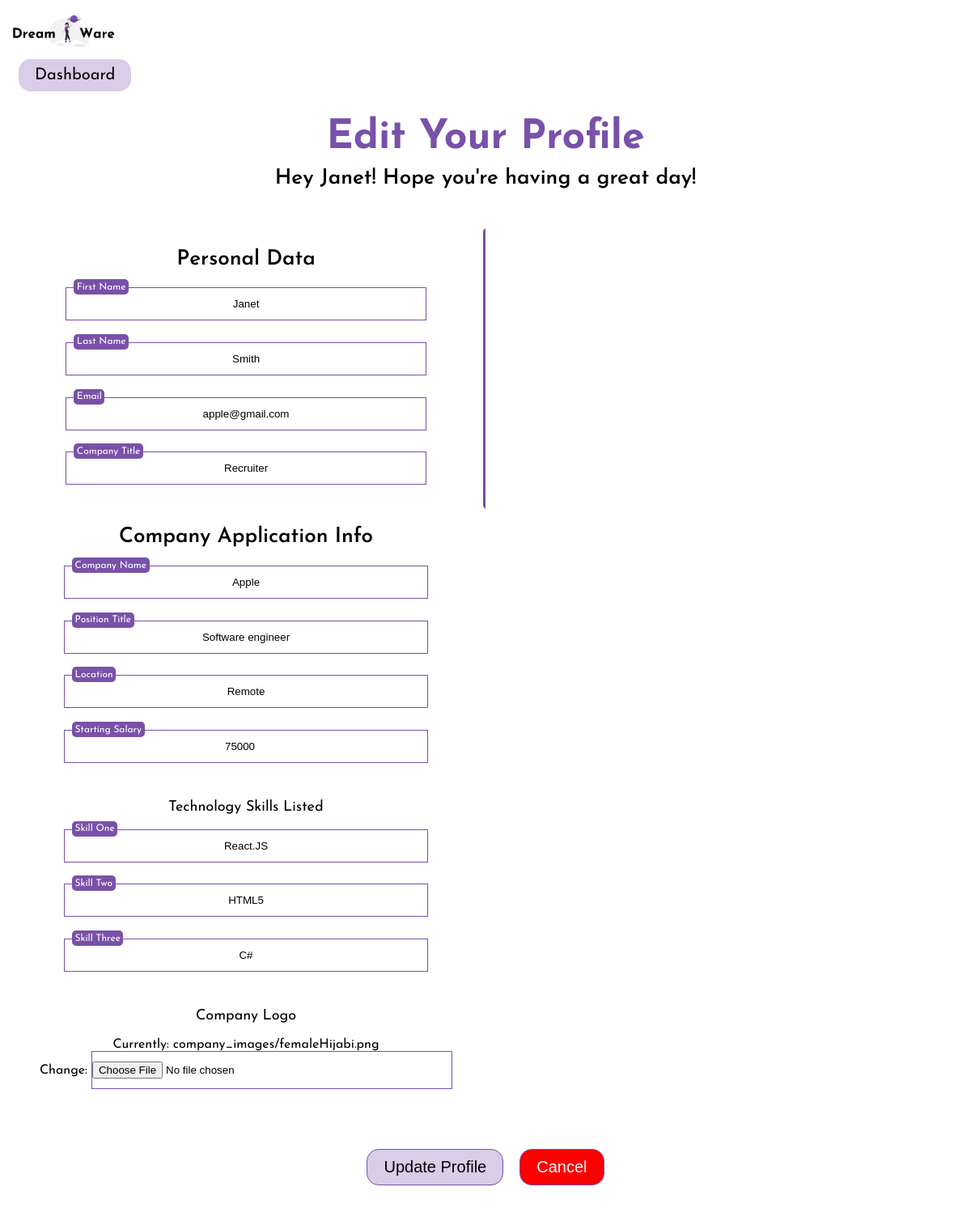
The page /companyProfile/ (signed in) on the database its author committed.
### dashboard/models.py (models this page shows, shortened)
class CustomUser(AbstractBaseUser, PermissionsMixin):
    def validate_email(value):
        valid_emails = [
            '@gmail.com',
            '@outlook.com',
            '@yahoo.com',
            '@protonmail.com',
            '@aol.com',
            '@icloud.com',
        ]
        for x in valid_emails:
            if x in value:
                return value
            else:
                raise ValidationError("Email Field only accepts gmail, outlook, yahoo, aol and icloud addressees.")
    username = None
    email = models.EmailField(blank = False, unique = True, validators=[validate_email])
    first_name = models.CharField(blank = False,max_length=50)
    last_name = models.CharField(blank = False,max_length=50)
    is_admin = models.BooleanField(default = False)
    is_staff = models.BooleanField(default=False)
    is_active = models.BooleanField(default=True)
    is_company = models.BooleanField(blank=False,default=False)#Monitors companies active on platform
    date_joined = models.DateTimeField(default=timezone.now)
    USERNAME_FIELD = 'email'
    REQUIRED_FIELDS = ['first_name','last_name']
    objects = CustomUserManager()

class Companies(models.Model):
    user = models.OneToOneField(CustomUser, on_delete=models.CASCADE)
    email = models.EmailField()
    first_name = models.CharField(blank=False,max_length=50)
    last_name = models.CharField(blank=False,max_length=50)
    company_title = models.CharField(max_length=100)
    company_name =  models.CharField(max_length=60)
    company_logo = models.ImageField(default="defaultuser.png",upload_to="company_images") #upload to images folder in database
    position_title = models.CharField(max_length=60)
    salary = models.IntegerField(null=True, blank=True)#MUST BE STARTING SALARY
    location = models.CharField(max_length=65)
    skill_one = models.CharField(max_length=100)
    skill_two = models.CharField(max_length=100)
    skill_three = models.CharField(max_length=100)
    '''class Meta:
        permissions = [
            ("is_company", "Is a company"),
        ]'''

### dashboard/views.py (the view)
# urls.py: path('companyProfile/', views.companyProfile, name='companyProfile'),
@login_required(login_url='/login/')
def companyProfile(request):
    if request.user.is_company is True:# or request.user.is_superuser: #CAN ADD IF ADMIN NEEDS ACCESS
        if request.method == 'POST':
            user_form = UpdateUserForm(request.POST, instance=request.user)
            profile_form = CompanyProfileForm(request.POST,request.FILES, instance=request.user.companies, )
            if user_form.is_valid() and profile_form.is_valid():
                user_form.save()
                profile_form.save()
                messages.success(request, 'Your profile was updated successfully')
                return redirect('companyProfile')
            else:
                return render(request, "companyProfile.html",
                    {
                    'user_form': user_form,
                    'profile_form': profile_form,
                    }
                )
        else:
            user_form = UpdateUserForm(instance=request.user)
            profile_form = CompanyProfileForm(instance=request.user.companies)
        return render(request, 'companyProfile.html',
            {
                'user_form': user_form,
                'profile_form': profile_form,
            }
        )
    else:
        raise PermissionDenied()

### dashboard/forms.py
class UpdateUserForm(forms.ModelForm):
    first_name = forms.CharField(max_length=50)
    last_name = forms.CharField(max_length=50)
    email = forms.EmailField()
    class Meta:
        model = CustomUser
        fields = ('first_name','last_name', 'email',)

class CompanyProfileForm(forms.ModelForm):
    first_name = forms.CharField()
    last_name = forms.CharField()
    company_name = forms.CharField()
    company_logo = forms.ImageField()
    company_title = forms.CharField()
    position_title = forms.CharField()
    location = forms.CharField(max_length=50,widget=forms.TextInput(attrs={'placeholder': 'Location'}))
    salary = forms.IntegerField()
    skill_one = forms.CharField()
    skill_two = forms.CharField()
    skill_three = forms.CharField()
    class Meta:
        model = Companies
        fields = (
            'first_name','last_name','company_logo','company_title','company_name','position_title',
            'location','salary','skill_one','skill_two',
            'skill_three'
        )

### templates/companyProfile.html (shortened to what this page needs)
<!DOCTYPE html>
<html lang="en">
    <head>
        {% load static %}
        <link rel="stylesheet" href="{% static 'style.css' %}">
    </head>
    <body>
        <main>
            <a href="/"><img src="/static/images/dreamwareLogo.png" height="12%" width="12%"></a>
            <section class="homeBtn">
                <a href="/companyDashboard" class="btn-main">Dashboard</a>
            </section>
            <section class="updateUser-title">
                <h1>Edit Your Profile</h1>
                <h2 class="subtitle">Hey {{user.first_name}}! Hope you're having a great day!</h2>
            </section>
            <form  method="POST" enctype="multipart/form-data" >
                <section class="updateProfileSection">
                    <section class="userData-panel">
                        <h2>Personal Data</h2>
                        <label class="input-labels" for={ user_form.first_name }>First Name</label>
                        {{ user_form.first_name }}<br>
                        <label class="input-labels" for={ user_form.last_name }>Last Name</label>
                        {{ user_form.last_name }} <br>
                        <label class="input-labels" for={ user_form.email }>Email</label>
                        {{ user_form.email }} <br>
                        <label class="input-labels" for={ profile_form.company_title }>Company Title</label>
                        {{ profile_form.company_title }} <br>
                    </section>
                    <section class="memberData-panel">
                        <h2>Company Application Info</h2>
                        <label class="input-labels" for={ profile_form.company_name }>Company Name</label>
                        {{ profile_form.company_name }} <br>
                        <label class="input-labels" for={ profile_form.position_title }> Position Title</label>
                        {{ profile_form.position_title }} <br>
                        <label class="input-labels" for={ profile_form.location }>Location</label>
                        {{ profile_form.location }} <br>
                        <label class="input-labels" for={ profile_form.salary }> Starting Salary </label>
                        {{ profile_form.salary }} <br>
                        <p>Technology Skills Listed</p>
                        <label class="input-labels" for={ profile_form.skill_one }>Skill One</label>
                        {{ profile_form.skill_one }} <br>
                        <label class="input-labels" for={ profile_form.skill_two }>Skill Two</label>
                        {{ profile_form.skill_two }} <br>
                        <label class="input-labels" for={ profile_form.skill_three}>Skill Three</label>
                        {{ profile_form.skill_three }} <br>
                        <p>Company Logo</p>
                        {{ profile_form.company_logo }} <br>
                    </section>
                </section>
                <section class="updateUserInput">
                    <input class="btn-submit" type="submit" value="Update Profile" name="save" />
                    <input class="btn-cancel" type="reset" value="Cancel" href="/"> </input>
                </section>
            </form>
        </main>
    </body>
</html>

### static/style.css (style rules this page uses)
html,body { background-color: #ffffff; font-family: 'JosefinSans-regular', sans-serif; scroll-behavior: smooth; }
h1 { color: rgba(120, 81, 169); font-family: 'JosefinSans-bold',sans-serif; font-size: 50px; }
h2 { color: #000000; font-family: 'JosefinSans-semibold',sans-serif; font-size: 26px; }
p { color: #000000; font-family: 'JosefinSans-regular', sans-serif; font-size: 18px; }
a { text-decoration: none ; color: #000000 }
.subtitle { margin-top: -30px; }
.btn-main { background-color:rgba(217, 205, 231); font-size: 20px !important; padding: 10px 20px 10px 20px; border-radius: 15px; margin-left: 15px; }
.btn-cancel { background-color:rgb(255, 0, 0); color: #ffffff; font-size: 20px !important; padding: 10px 20px 10px 20px; border-radius: 15px; margin-left: 1em; width:auto }
.btn-submit { background-color:rgba(217, 205, 231); font-size: 20px !important; padding: 10px 20px 10px 20px; border-radius: 15px; width:auto }
input { width: 75%; padding-top: 0.9em; padding-bottom: 0.9em; text-align: center; margin-bottom: 2em; border: 1px solid rgb(121, 81, 169); }
.input-labels { position: absolute; font-size: 12px; color: #ffffff; background-color: rgb(121, 81, 169); border-radius: 5px; padding: 0.3em; margin-left: 10px; margin-top: -10px; }
.updateProfileSection { display:flex; flex-flow: row wrap; text-align: center; width:100%; }
.updateProfileSection input { width: 75%; padding-top: 0.9em; padding-bottom: 0.9em; text-align: center; margin-bottom: 2em; border: 1px solid rgb(121, 81, 169); }
.updateUser-title { text-align: center; margin-top: 1em; margin-bottom: 3em; }
.userData-panel { width:49.5%; border-style: solid; border-bottom-color: transparent; border-top-color: transparent; border-right-color: rgba(120, 81, 169); border-left-color: transparent; }
.memberData-panel { width: 50%; }
.updateUserInput { display: flex; justify-content: center; margin-top: 3em; }
.homeBtn { margin-top: 1em; width: 10%; }

### rows shown on the page
CustomUser: first_name "Janet", last_name "Smith", email "apple@gmail.com"
Companies: company_title "Recruiter", company_name "Apple", position_title "Software engineer", location "Remote", salary "75000", skill_one "React.JS", skill_two "HTML5", skill_three "C#"
